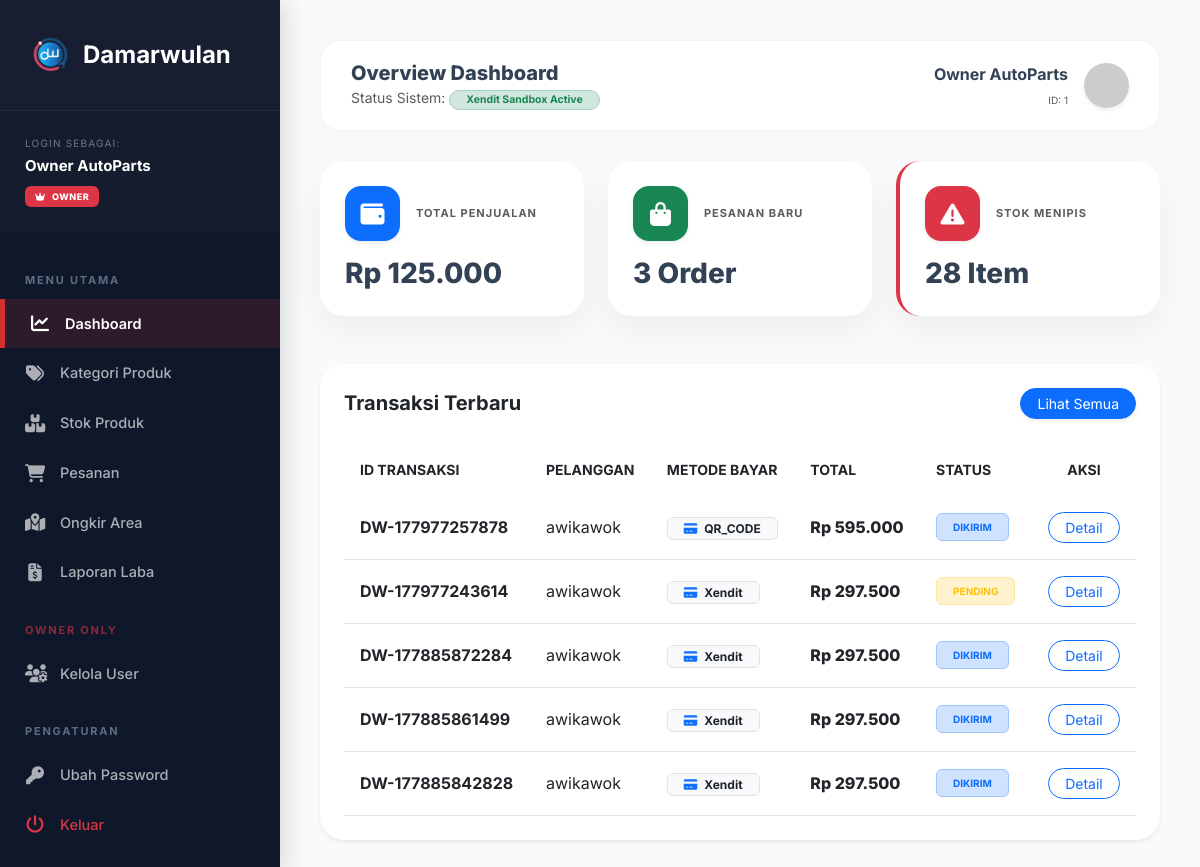
/admin/index.php (signed in), run on an earlier commit of the app's database.
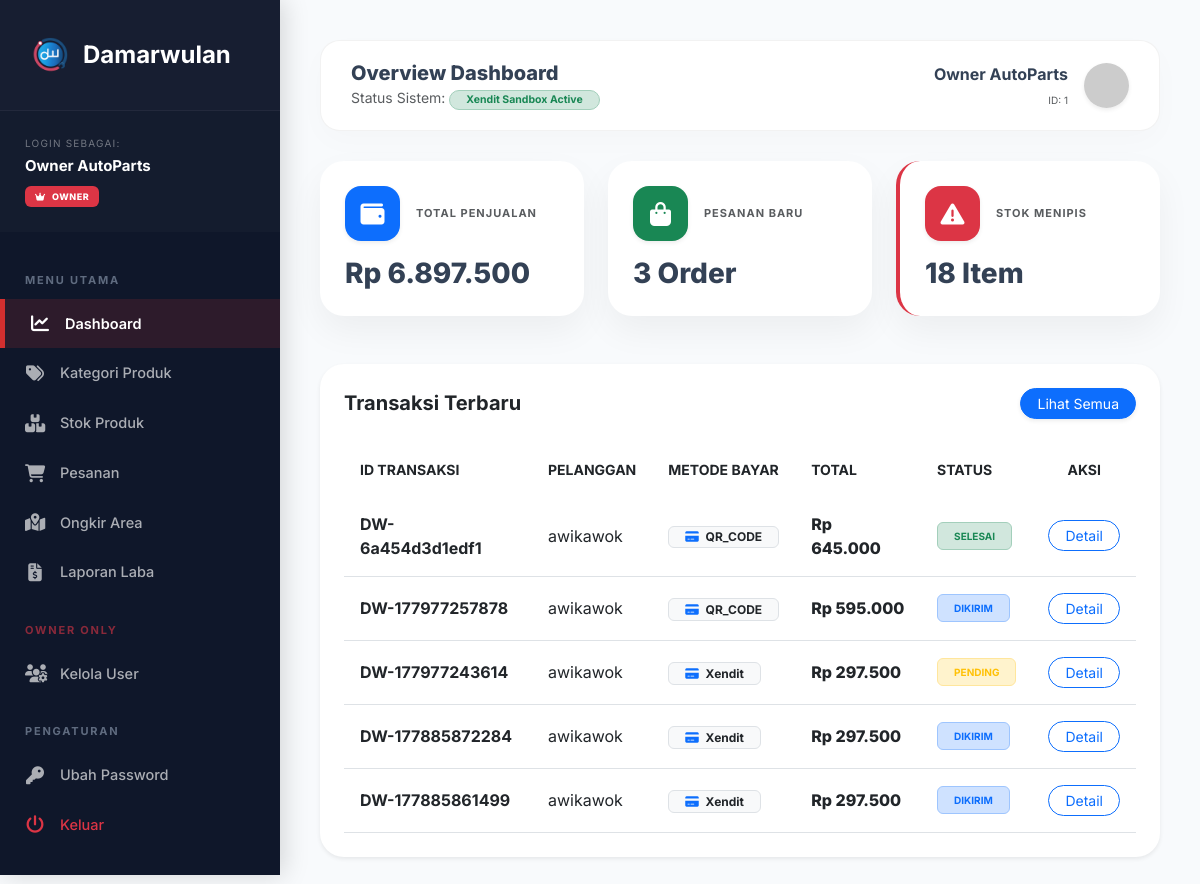
And on a later commit of the database.
### tables this page shows
CREATE TABLE `transaksi` (
  `id_transaksi` varchar(50) NOT NULL,
  `id_pengguna` int(11) NOT NULL,
  `id_area` int(11) DEFAULT NULL,
  `tgl_transaksi` datetime NOT NULL,
  `total_bayar` decimal(10,2) NOT NULL,
  `ongkir` decimal(10,2) NOT NULL DEFAULT 0.00,
  `status_transaksi` enum('pending','dibayar','dikirim','selesai','dibatalkan') DEFAULT 'pending',
  `metode_bayar` varchar(50) DEFAULT NULL,
  `alamat_pengiriman` text DEFAULT NULL,
  `catatan` text DEFAULT NULL,
  `nomor_resi` varchar(50) DEFAULT NULL,
  `xendit_invoice_url` varchar(255) DEFAULT NULL
);

CREATE TABLE `pengguna` (
  `id_pengguna` int(11) NOT NULL,
  `id_peran` int(11) NOT NULL,
  `nama` varchar(100) NOT NULL,
  `email` varchar(100) NOT NULL,
  `kata_sandi` varchar(255) NOT NULL,
  `no_telepon` varchar(20) DEFAULT NULL,
  `id_area` int(11) DEFAULT NULL,
  `alamat` text DEFAULT NULL,
  `dibuat_pada` timestamp NOT NULL DEFAULT current_timestamp()
);

### admin/index.php (the view, shortened to what this page needs)
<?php
require_once '../config/koneksi.php';
$q_penjualan = mysqli_query($conn, "SELECT SUM(total_bayar) as total FROM transaksi WHERE status_transaksi = 'selesai'");
$total_penjualan = mysqli_fetch_assoc($q_penjualan)['total'] ?? 0;
$q_pending = mysqli_query($conn, "SELECT COUNT(*) as jml FROM transaksi WHERE status_transaksi = 'pending'");
$total_pending = mysqli_fetch_assoc($q_pending)['jml'];
$q_stok = mysqli_query($conn, "SELECT COUNT(*) as jml FROM produk WHERE stok < 5");
$total_stok_rendah = mysqli_fetch_assoc($q_stok)['jml'] ?? 0;
include 'header_admin.php';
?>
<div class="top-nav">
    <div>
        <h5 class="fw-800 mb-0">Overview Dashboard</h5>
        <small class="text-muted">Status Sistem: <span class="badge bg-success-subtle text-success border border-success-subtle rounded-pill px-3">Xendit Sandbox Active</span></small>
    </div>
    <div class="d-flex align-items-center">
        <div class="text-end me-3">
            <div class="fw-bold"><?= $_SESSION['nama']; ?></div>
            <small class="text-muted" style="font-size: 10px;">ID: <?= $_SESSION['id_pengguna']; ?></small>
        </div>
        <img src="https://ui-avatars.com/api/?name=<?= $_SESSION['nama']; ?>&background=1a237e&color=fff" class="rounded-circle shadow-sm" width="45">
    </div>
</div>
<div class="row g-4 mb-5">
    <div class="col-md-4">
        <div class="stat-card">
            <div class="d-flex align-items-center mb-3">
                <div class="icon-box bg-primary text-white shadow-sm me-3">
                    <i class="fas fa-wallet"></i>
                </div>
                <small class="text-muted fw-bold text-uppercase" style="letter-spacing: 1px; font-size: 11px;">Total Penjualan</small>
            </div>
            <h3 class="fw-800 mb-0">Rp <?= number_format($total_penjualan, 0, ',', '.'); ?></h3>
        </div>
    </div>
    <div class="col-md-4">
        <div class="stat-card">
            <div class="d-flex align-items-center mb-3">
                <div class="icon-box bg-success text-white shadow-sm me-3">
                    <i class="fas fa-shopping-bag"></i>
                </div>
                <small class="text-muted fw-bold text-uppercase" style="letter-spacing: 1px; font-size: 11px;">Pesanan Baru</small>
            </div>
            <h3 class="fw-800 mb-0"><?= $total_pending; ?> Order</h3>
        </div>
    </div>
    <div class="col-md-4">
        <div class="stat-card border-start border-danger border-4">
            <div class="d-flex align-items-center mb-3">
                <div class="icon-box bg-danger text-white shadow-sm me-3">
                    <i class="fas fa-exclamation-triangle"></i>
                </div>
                <small class="text-muted fw-bold text-uppercase" style="letter-spacing: 1px; font-size: 11px;">Stok Menipis</small>
            </div>
            <h3 class="fw-800 mb-0"><?= $total_stok_rendah; ?> Item</h3>
        </div>
    </div>
</div>
<div class="card border-0 shadow-sm" style="border-radius: 24px;">
    <div class="card-body p-4">
        <div class="d-flex justify-content-between align-items-center mb-4">
            <h5 class="fw-bold mb-0">Transaksi Terbaru</h5>
            <a href="pesanan.php" class="btn btn-primary btn-sm rounded-pill px-3 shadow-sm">Lihat Semua</a>
        </div>
        <div class="table-responsive">
            <table class="table table-hover align-middle mb-0">
                <thead>
                    <tr class="text-muted small text-uppercase">
                        <th class="p-3 border-0">ID Transaksi</th>
                        <th class="p-3 border-0">Pelanggan</th>
                        <th class="p-3 border-0">Metode Bayar</th>
                        <th class="p-3 border-0">Total</th>
                        <th class="p-3 border-0">Status</th>
                        <th class="p-3 border-0 text-center">Aksi</th>
                    </tr>
                </thead>
                <tbody>
                    <?php
                    $sql_transaksi = "SELECT t.*, u.nama
                      FROM transaksi t
                      JOIN pengguna u ON t.id_pengguna = u.id_pengguna
                      ORDER BY t.tgl_transaksi DESC
                      LIMIT 5";
                    $query_transaksi = mysqli_query($conn, $sql_transaksi);
                    if (mysqli_num_rows($query_transaksi) > 0) {
                        while ($row = mysqli_fetch_assoc($query_transaksi)) {
                            $status = $row['status_transaksi'];
                            switch ($status) {
                                case 'pending':
                                    $badge = "bg-warning-subtle text-warning border-warning-subtle";
                                    break;
                                case 'dikirim':
                                    $badge = "bg-primary-subtle text-primary border-primary-subtle";
                                    break;
                                case 'selesai':
                                    $badge = "bg-success-subtle text-success border-success-subtle";
                                    break;
                            }
                    ?>
                            <tr>
                                <td class="p-3 fw-bold"><?= $row['id_transaksi']; ?></td>
                                <td class="p-3"><?= $row['nama']; ?></td>
                                <td class="p-3">
                                    <span class="badge bg-light text-dark border px-3">
                                        <i class="fas fa-credit-card me-1 text-primary"></i> <?= $row['metode_bayar'] ?? 'Belum Pilih'; ?>
                                    </span>
                                </td>
                                <td class="p-3 fw-800 text-navy">Rp <?= number_format($row['total_bayar'], 0, ',', '.'); ?></td>
                                <td class="p-3">
                                    <span class="badge <?= $badge; ?> border px-3 py-2 text-uppercase" style="font-size: 10px;">
                                        <?= $status; ?>
                                    </span>
                                </td>
                                <td class="p-3 text-center">
                                    <a href="detail_transaksi.php?id=<?= $row['id_transaksi']; ?>" class="btn btn-outline-primary btn-sm rounded-pill px-3">
                                        Detail
                                    </a>
                                </td>
                            </tr>
                    <?php
                        }
                    } else {
                        echo "<tr><td colspan='6' class='text-center py-4 text-muted'>Belum ada transaksi di tabel Damar.</td></tr>";
                    }
                    ?>
                </tbody>
            </table>
        </div>
    </div>
</div>
<?php include 'footer_admin.php';
?>

### admin/header_admin.php (shortened to what this page needs)
<!DOCTYPE html>
<html lang="en">
<head>
    <link href="https://cdn.jsdelivr.net/npm/bootstrap@5.3.0/dist/css/bootstrap.min.css" rel="stylesheet">
    <link rel="stylesheet" href="https://cdnjs.cloudflare.com/ajax/libs/font-awesome/6.4.0/css/all.min.css">
</head>
<body>
    <div class="wrapper">
        <nav id="sidebar">
            <div class="sidebar-header">
                <h4 class="fw-bold m-0 text-white d-flex align-items-center">
                <img src="../logo.png" alt="Logo" class="me-2" style="height: 50px; width: auto;">
                Damarwulan
            </h4>
            </div>
            <div class="user-profile-info">
                <span class="label-login">Login sebagai:</span>
                <span class="user-name"><?= $_SESSION['nama']; ?></span>
                <span class="badge-role <?= ($_SESSION['id_peran'] == 1) ? 'bg-danger' : 'bg-success'; ?>">
                    <i class="fas <?= ($_SESSION['id_peran'] == 1) ? 'fa-crown' : 'fa-user-shield'; ?> me-1"></i>
                    <?= ($_SESSION['id_peran'] == 1) ? 'OWNER' : 'ADMIN STAFF'; ?>
                </span>
            </div>
            <ul class="list-unstyled components">
                <div class="menu-label">Menu Utama</div>
                <li class="<?= basename($_SERVER['PHP_SELF']) == 'index.php' ? 'active' : ''; ?>">
                    <a href="index.php"><i class="fas fa-chart-line"></i> Dashboard</a>
                </li>
                <li class="<?= basename($_SERVER['PHP_SELF']) == 'kategori.php' ? 'active' : ''; ?>">
                    <a href="kategori.php"><i class="fas fa-tags"></i> Kategori Produk</a>
                </li>
                <li class="<?= basename($_SERVER['PHP_SELF']) == 'produk.php' ? 'active' : ''; ?>">
                    <a href="produk.php"><i class="fas fa-boxes"></i> Stok Produk</a>
                </li>
                <li class="<?= basename($_SERVER['PHP_SELF']) == 'pesanan.php' ? 'active' : ''; ?>">
                    <a href="pesanan.php"><i class="fas fa-shopping-cart"></i> Pesanan</a>
                </li>
                <li class="<?= basename($_SERVER['PHP_SELF']) == 'ongkir.php' ? 'active' : ''; ?>">
                    <a href="ongkir.php"><i class="fas fa-map-marked-alt"></i> Ongkir Area</a>
                </li>
                <li class="<?= basename($_SERVER['PHP_SELF']) == 'laporan.php' ? 'active' : ''; ?>">
                    <a href="laporan.php"><i class="fas fa-file-invoice-dollar"></i> Laporan Laba</a>
                </li>
                <?php if ($_SESSION['id_peran'] == 1) : ?>
                    <div class="menu-label text-danger">Owner Only</div>
                    <li class="<?= basename($_SERVER['PHP_SELF']) == 'pengguna.php' ? 'active' : ''; ?>">
                        <a href="pengguna.php"><i class="fas fa-users-cog"></i> Kelola User</a>
                    </li>
                <?php endif; ?>
                <div class="menu-label">Pengaturan</div>
                <li class="<?= basename($_SERVER['PHP_SELF']) == 'ubah_password.php' ? 'active' : ''; ?>">
                    <a href="ubah_password.php"><i class="fas fa-key"></i> Ubah Password</a>
                </li>
                <li>
                    <a href="../logout.php" class="text-danger"><i class="fas fa-power-off"></i> Keluar</a>
                </li>
            </ul>
        </nav>
        <div id="content">

### admin/footer_admin.php (shortened to what this page needs)
</body>
</html>

### admin/header_admin.php (style rules this page uses)
:root { --sidebar-width: 280px; --deep-navy: #0f172a; --vibrant-red: #d32f2f; --light-bg: #f8fafc; --text-gray: #94a3b8; }
body { background-color: var(--light-bg); font-family: 'Inter', sans-serif; overflow-x: hidden; color: #334155; }
.wrapper { display: flex; width: 100%; align-items: stretch; }
#sidebar { min-width: var(--sidebar-width); max-width: var(--sidebar-width); background: var(--deep-navy); color: #fff; min-height: 100vh; position: fixed; transition: all 0.4s cubic-bezier(0.4, 0, 0.2, 1); z-index: 1000; box-shadow: 4px 0 24px rgba(0, 0, 0, 0.15); }
#sidebar .sidebar-header { padding: 30px 25px; background: rgba(255, 255, 255, 0.03); border-bottom: 1px solid rgba(255, 255, 255, 0.05); }
.menu-label { padding: 25px 25px 10px; font-size: 11px; text-transform: uppercase; letter-spacing: 1.8px; color: var(--text-gray); font-weight: 700; opacity: 0.6; }
#sidebar ul.components { padding: 10px 0; }
#sidebar ul li a { padding: 14px 25px; display: flex; align-items: center; color: rgba(255, 255, 255, 0.65); text-decoration: none; transition: 0.3s; font-size: 14.5px; font-weight: 500; }
#sidebar ul li a i { margin-right: 15px; width: 20px; text-align: center; font-size: 18px; }
#sidebar ul li a:hover, #sidebar ul li.active>a { color: #fff; background: rgba(211, 47, 47, 0.08); border-left: 5px solid var(--vibrant-red); }
#sidebar ul li.active>a { background: rgba(211, 47, 47, 0.15); font-weight: 600; }
#content { width: 100%; padding: 40px; margin-left: var(--sidebar-width); transition: all 0.4s; }
.user-profile-info { padding: 25px; margin-bottom: 5px; background: rgba(255, 255, 255, 0.02); }
.user-profile-info .label-login { font-size: 10px; text-transform: uppercase; letter-spacing: 1.2px; color: rgba(255, 255, 255, 0.4); display: block; margin-bottom: 4px; }
.user-profile-info .user-name { font-size: 15px; font-weight: 700; color: #ffffff; display: block; }
.badge-role { padding: 4px 10px; font-size: 9px; font-weight: 800; letter-spacing: 0.5px; border-radius: 6px; margin-top: 8px; display: inline-block; }

### admin/index.php (style rules this page uses)
.top-nav { background: #fff; padding: 20px 30px; border-radius: 20px; box-shadow: 0 10px 30px rgba(0, 0, 0, 0.02); margin-bottom: 30px; display: flex; justify-content: space-between; align-items: center; border: 1px solid rgba(0, 0, 0, 0.05); }
.stat-card { background: #fff; padding: 25px; border-radius: 24px; border: none; box-shadow: 0 15px 35px rgba(0, 0, 0, 0.05); transition: all 0.3s ease; height: 100%; }
.icon-box { width: 55px; height: 55px; border-radius: 16px; display: flex; align-items: center; justify-content: center; font-size: 1.5rem; }
.fw-800 { font-weight: 800; }

What changed in the data, as far as the page shows it:
no longer on this page (row unchanged): transaksi: id_transaksi "DW-177885842828", id_pengguna.nama "awikawok", metode_bayar "Xendit", total_bayar "297.500", status_transaksi "DIKIRIM"
added transaksi: id_transaksi "DW-6a454d3d1edf1", id_pengguna.nama "awikawok", metode_bayar "QR_CODE", total_bayar "645.000", status_transaksi "SELESAI"
Also different on the page:
$total_penjualan: "125.000" → "6.897.500"
$total_stok_rendah: "28" → "18"
